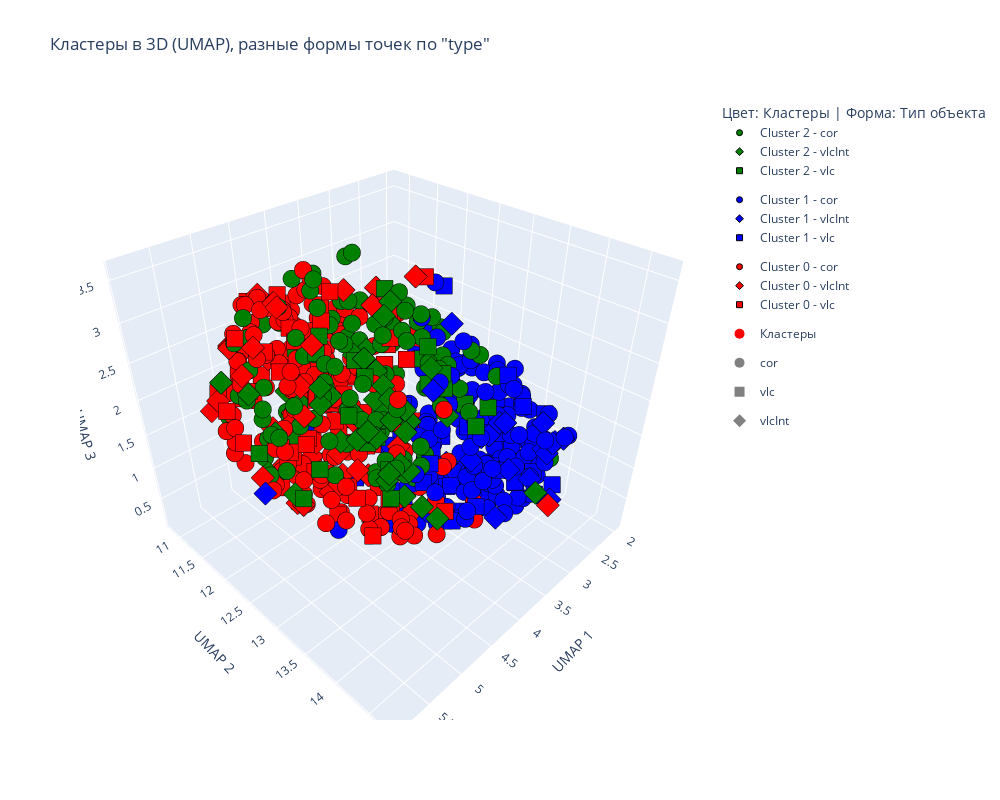

The cell this chart's notebook holds for it:
### Code cell
import plotly.graph_objects as go
import pandas as pd

# Понижение размерности до 3D с помощью UMAP
reducer = umap.UMAP(n_components=3, random_state=42)
embedding = reducer.fit_transform(X_scaled)

# Создаем датафрейм для визуализации
data_vis = pd.DataFrame(embedding, columns=['UMAP_x', 'UMAP_y', 'UMAP_z'])
data_vis['Cluster'] = clusters_kmeans.astype(str)  # Преобразуем кластеры в строки для легенды
data_vis['type'] = final_df.iloc[:, 1].values      # Типы объектов: cor, vlc, vlcInt

# Цвета для кластеров
cluster_colors = {'0': 'red', '1': 'blue', '2': 'green'}

# Символы для типов объектов
symbols = {'cor': 'circle', 'vlc': 'square', 'vlcInt': 'diamond'}

# Создаем фигуру
fig = go.Figure()

# Добавляем точки по группам (кластер + тип)
for cluster in data_vis['Cluster'].unique():
    for obj_type in data_vis['type'].unique():
        subset = data_vis[(data_vis['Cluster'] == cluster) & (data_vis['type'] == obj_type)]
        fig.add_trace(go.Scatter3d(
            x=subset['UMAP_x'],
            y=subset['UMAP_y'],
            z=subset['UMAP_z'],
            mode='markers',
            marker=dict(
                size=6,
                color=cluster_colors[cluster],
                symbol=symbols[obj_type],
                line=dict(width=1, color='black')
            ),
            name=f'Cluster {cluster} - {obj_type}',
            legendgroup=f'Cluster {cluster}',  # Группируем по кластерам
            showlegend=True
        ))

# Настройка легенды: делим на две части
# --- Легенда для кластеров ---
fig.add_trace(go.Scatter3d(
    x=[None], y=[None], z=[None],
    mode='markers',
    marker=dict(size=10, color='red'),
    name='Кластеры'
))

# --- Легенда для форм ---
for obj_type in symbols:
    fig.add_trace(go.Scatter3d(
        x=[None], y=[None], z=[None],
        mode='markers',
        marker=dict(size=10, color='gray', symbol=symbols[obj_type]),
        name=obj_type,
        legendgroup=obj_type,
        showlegend=True
    ))

# Обновляем layout
fig.update_layout(
    title='Кластеры в 3D (UMAP), разные формы точек по "type"',
    scene=dict(
        xaxis_title='UMAP 1',
        yaxis_title='UMAP 2',
        zaxis_title='UMAP 3'
    ),
    legend=dict(title="Цвет: Кластеры | Форма: Тип объекта"),
    width=1000,
    height=800
)

fig.show()
